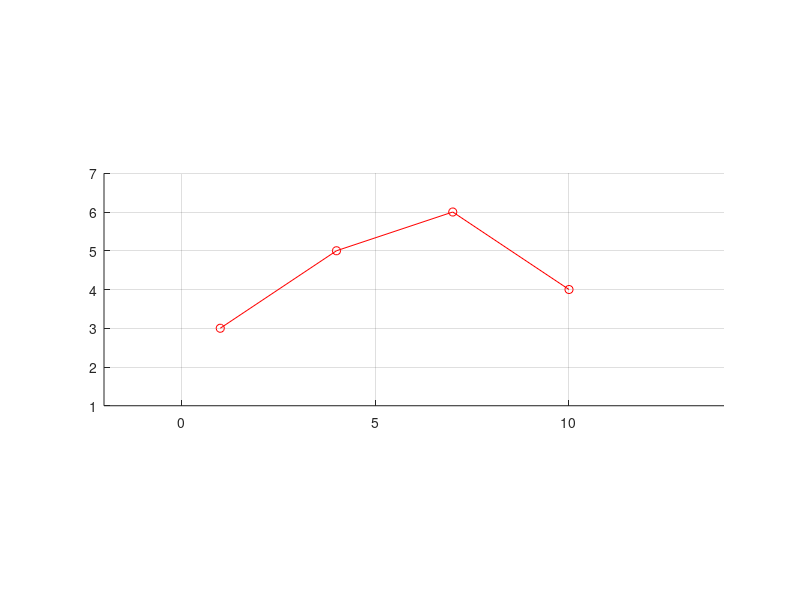

MATLAB code to generate this figure: (Note: this script raises an error after producing the figure.)
clear
% , és szókoz esetén 1x4-es mátrixot hoz létre, ; esetén pedig 4x1-est
x = [1 4 7 10];
y = [3 5 6 4];

%rajzolás 'ro--' esetén összeköti a pontokat szagatott vonallal
%'ro-' esetén pedig sima vonallal
%egyéb esetben ' ' ok közötti karakter jelöli a pontokat
plot(x,y,'ro-')

%tengelyek hosszának megadása xkezdő xvég ykezdő yvég
axis([-2 14 1 7])

%x és y tengely beosztásai egyenlőek legyenek
axis equal
%vonalazás
grid on
box off

%origo beállítása rajzoláshoz
ax = gca;
ax.XAxisLocation = 'origin';
ax.YAxisLocation = 'origin';